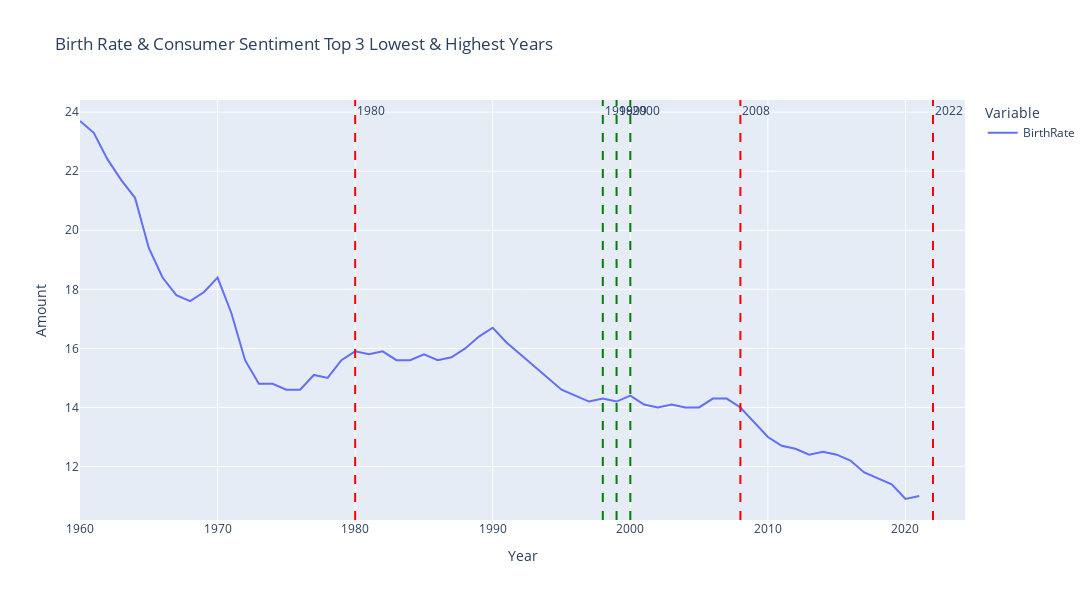

Write notebook code for a chart like this one.
### Code cell
## import plotly.express as px

fig = px.line(NewBirthrate, x='Year', y=['BirthRate'],
              title='Birth Rate & Consumer Sentiment Top 3 Lowest & Highest Years',
              labels={'value': 'Amount', 'Year': 'Year'},
              line_shape='linear')

Consumersentiment_low = [2022,2008,1980]  
Consumersentiment_high = [2000,1999,1998]  

for year in Consumersentiment_low:
    fig.add_vline(x=year, line_dash='dash', line_color='red', annotation_text=f'{year}')
for year in Consumersentiment_high:
    fig.add_vline(x=year, line_dash='dash', line_color='green', annotation_text=f'{year}')


fig.update_layout(
    width=1200,  
    height=600,  
    xaxis_title='Year',  
    yaxis_title='Amount',  
    legend_title='Variable',  
    hovermode='x unified'  
)
fig.show()

### Figure 1 — Plotly figure (JSON) as saved in the notebook; plotly's stock layout.template omitted (floating-point values rounded to 4 significant figures)
{"data": [{"hovertemplate": "variable=BirthRate<br>Year=%{x}<br>Amount=%{y}<extra></extra>", "legendgroup": "BirthRate", "line": {"color": "#636efa", "dash": "solid", "shape": "linear"}, "marker": {"symbol": "circle"}, "mode": "lines", "name": "BirthRate", "orientation": "v", "showlegend": true, "type": "scatter", "x": [1960, 1961, 1962, 1963, 1964, 1965, 1966, 1967, 1968, 1969, 1970, 1971, 1972, 1973, 1974, 1975, 1976, 1977, 1978, 1979, 1980, 1981, 1982, 1983, 1984, 1985, 1986, 1987, 1988, 1989, 1990, 1991, 1992, 1993, 1994, 1995, 1996, 1997, 1998, 1999, 2000, 2001, 2002, 2003, 2004, 2005, 2006, 2007, 2008, 2009, 2010, 2011, 2012, 2013, 2014, 2015, 2016, 2017, 2018, 2019, 2020, 2021], "xaxis": "x", "y": [23.7, 23.3, 22.4, 21.7, 21.1, 19.4, 18.4, 17.8, 17.6, 17.9, 18.4, 17.2, 15.6, 14.8, 14.8, 14.6, 14.6, 15.1, 15, 15.6, 15.9, 15.8, 15.9, 15.6, 15.6, 15.8, 15.6, 15.7, 16, 16.4, 16.7, 16.2, 15.8, 15.4, 15, 14.6, 14.4, 14.2, 14.3, 14.2, 14.4, 14.1, 14, 14.1, 14, 14, 14.3, 14.3, 14, 13.5, 13, 12.7, 12.6, 12.4, 12.5, 12.4, 12.2, 11.8, 11.6, 11.4, 10.9, 11], "yaxis": "y"}], "layout": {"annotations": [{"showarrow": false, "text": "2022", "x": 2022, "xanchor": "left", "xref": "x", "y": 1, "yanchor": "top", "yref": "y domain"}, {"showarrow": false, "text": "2008", "x": 2008, "xanchor": "left", "xref": "x", "y": 1, "yanchor": "top", "yref": "y domain"}, {"showarrow": false, "text": "1980", "x": 1980, "xanchor": "left", "xref": "x", "y": 1, "yanchor": "top", "yref": "y domain"}, {"showarrow": false, "text": "2000", "x": 2000, "xanchor": "left", "xref": "x", "y": 1, "yanchor": "top", "yref": "y domain"}, {"showarrow": false, "text": "1999", "x": 1999, "xanchor": "left", "xref": "x", "y": 1, "yanchor": "top", "yref": "y domain"}, {"showarrow": false, "text": "1998", "x": 1998, "xanchor": "left", "xref": "x", "y": 1, "yanchor": "top", "yref": "y domain"}], "height": 600, "hovermode": "x unified", "legend": {"title": {"text": "Variable"}, "tracegroupgap": 0}, "shapes": [{"line": {"color": "red", "dash": "dash"}, "type": "line", "x0": 2022, "x1": 2022, "xref": "x", "y0": 0, "y1": 1, "yref": "y domain"}, {"line": {"color": "red", "dash": "dash"}, "type": "line", "x0": 2008, "x1": 2008, "xref": "x", "y0": 0, "y1": 1, "yref": "y domain"}, {"line": {"color": "red", "dash": "dash"}, "type": "line", "x0": 1980, "x1": 1980, "xref": "x", "y0": 0, "y1": 1, "yref": "y domain"}, {"line": {"color": "green", "dash": "dash"}, "type": "line", "x0": 2000, "x1": 2000, "xref": "x", "y0": 0, "y1": 1, "yref": "y domain"}, {"line": {"color": "green", "dash": "dash"}, "type": "line", "x0": 1999, "x1": 1999, "xref": "x", "y0": 0, "y1": 1, "yref": "y domain"}, {"line": {"color": "green", "dash": "dash"}, "type": "line", "x0": 1998, "x1": 1998, "xref": "x", "y0": 0, "y1": 1, "yref": "y domain"}], "title": {"text": "Birth Rate & Consumer Sentiment Top 3 Lowest & Highest Years"}, "width": 1200, "xaxis": {"anchor": "y", "domain": [0, 1], "title": {"text": "Year"}}, "yaxis": {"anchor": "x", "domain": [0, 1], "title": {"text": "Amount"}}}}
